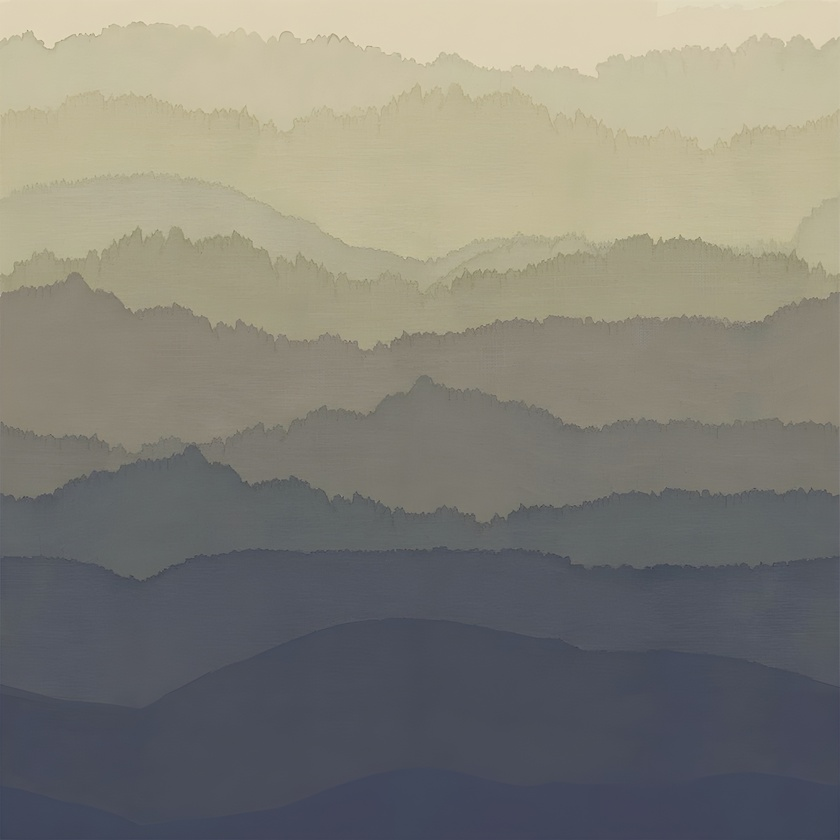
#> input picture wallpaper.jpg, 840 x 840 px, shrunk from 3200 x 3200 before the run
$ python mian.py
#> lines starting #> are read from the running program, lines starting #| are printed output that depends on the picture
from PIL import Image, ImageDraw, ImageFont

def add_watermark(image_path, watermark_text, output_path):
#> called with image_path = 'wallpaper.jpg', watermark_text = 'Your Watermark', output_path = 'output.jpg'
    base_image = Image.open(image_path)
#> base_image is the input picture: PIL image 840x840 RGB; mean R, G, B 131, 129.1, 120.3
    watermark = Image.new('RGBA', base_image.size, (0, 0, 0, 0))
#> watermark: PIL image 840x840 RGBA; every value is 0

    size = 2
    n_font = ImageFont.truetype('arial.ttf', size)
    n_width, n_height = n_font.getsize(watermark_text)

    while n_width+n_height < watermark.size[0]:
        size += 2
        n_font = ImageFont.truetype('arial.ttf', size)
        n_width, n_height = n_font.getsize(watermark_text)
#> after the loop, size = 96
    draw = ImageDraw.Draw(watermark, 'RGBA')
    draw.text(((watermark.size[0] - n_width) / 2,
               (watermark.size[1] - n_height) / 2),
              watermark_text, font=n_font, fill="#ffffff")

    watermarked = Image.alpha_composite(base_image.convert('RGBA'), watermark)
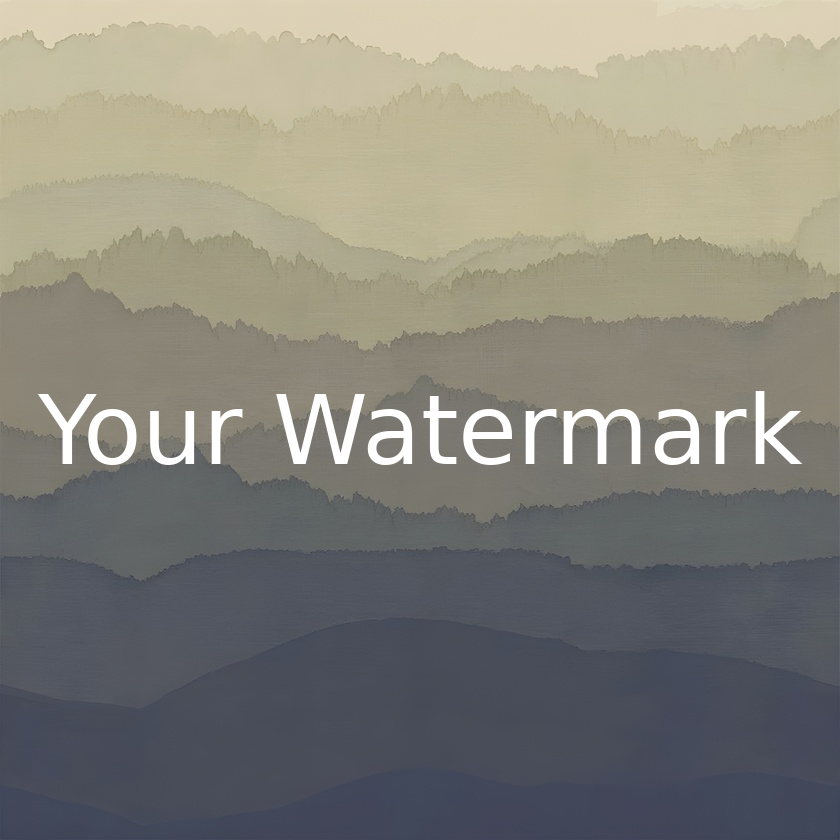
#> watermarked: PIL image 840x840 RGBA; mean R, G, B, A 133.8, 131.9, 123.3, 255
    watermarked = watermarked.convert("RGB") # convert back to RGB
#> watermarked: PIL image 840x840 RGB
    watermarked.save(output_path, 'JPEG')

add_watermark('wallpaper.jpg', 'Your Watermark', 'output.jpg')
